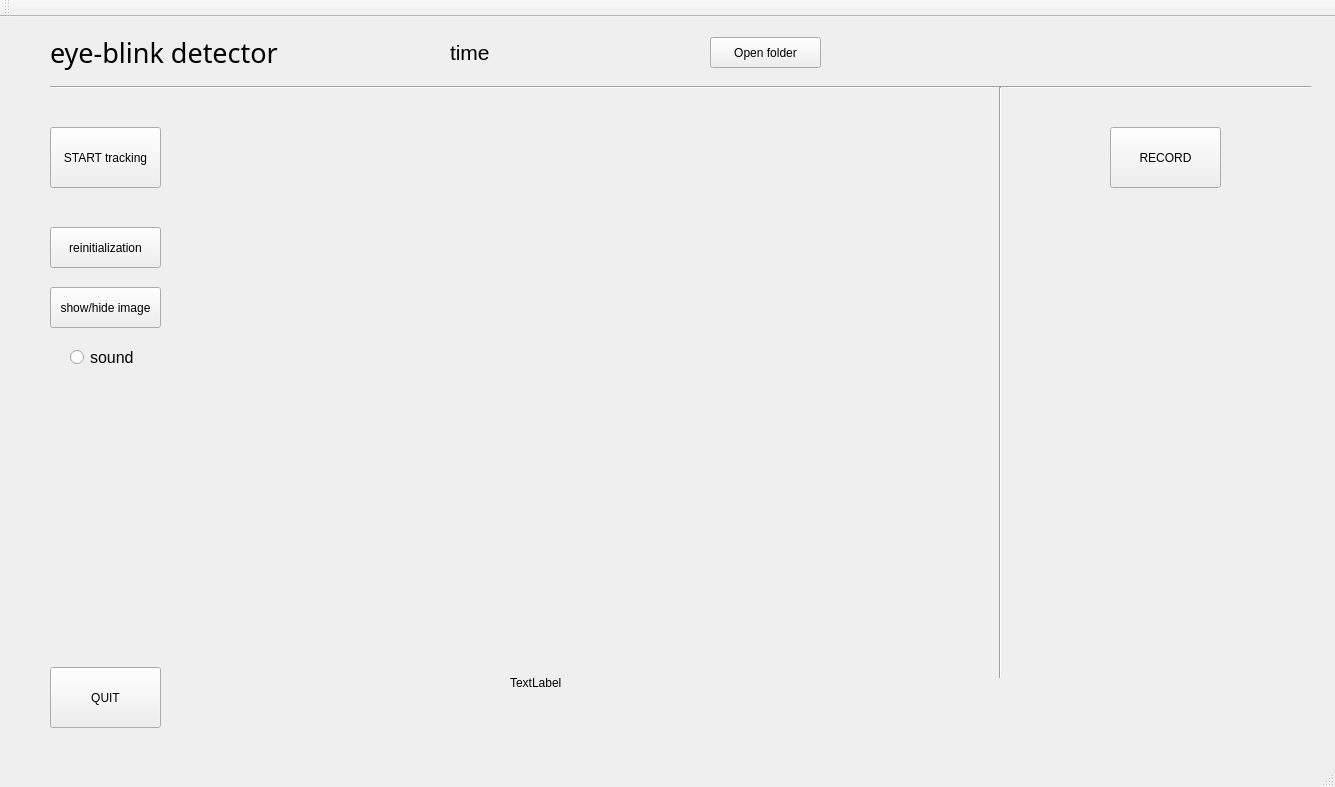
<?xml version="1.0" encoding="UTF-8"?>
<ui version="4.0">
 <class>MainWindow</class>
 <widget class="QMainWindow" name="MainWindow">
  <property name="geometry">
   <rect>
    <x>0</x>
    <y>0</y>
    <width>1335</width>
    <height>787</height>
   </rect>
  </property>
  <property name="windowTitle">
   <string>MainWindow</string>
  </property>
  <widget class="QWidget" name="centralWidget">
   <widget class="QPushButton" name="pushButton">
    <property name="geometry">
     <rect>
      <x>50</x>
      <y>110</y>
      <width>111</width>
      <height>61</height>
     </rect>
    </property>
    <property name="text">
     <string>START tracking</string>
    </property>
   </widget>
   <widget class="QLabel" name="label">
    <property name="geometry">
     <rect>
      <x>450</x>
      <y>20</y>
      <width>101</width>
      <height>31</height>
     </rect>
    </property>
    <property name="font">
     <font>
      <pointsize>16</pointsize>
     </font>
    </property>
    <property name="text">
     <string>time</string>
    </property>
   </widget>
   <widget class="QPushButton" name="pushButton_2">
    <property name="geometry">
     <rect>
      <x>50</x>
      <y>650</y>
      <width>111</width>
      <height>61</height>
     </rect>
    </property>
    <property name="text">
     <string>QUIT</string>
    </property>
   </widget>
   <widget class="CVImageWidget" name="cvWidget" native="true">
    <property name="geometry">
     <rect>
      <x>210</x>
      <y>110</y>
      <width>751</width>
      <height>521</height>
     </rect>
    </property>
   </widget>
   <widget class="QPushButton" name="pushButton_3">
    <property name="geometry">
     <rect>
      <x>50</x>
      <y>270</y>
      <width>111</width>
      <height>41</height>
     </rect>
    </property>
    <property name="text">
     <string>show/hide image</string>
    </property>
   </widget>
   <widget class="QPushButton" name="pushButton_5">
    <property name="geometry">
     <rect>
      <x>50</x>
      <y>210</y>
      <width>111</width>
      <height>41</height>
     </rect>
    </property>
    <property name="text">
     <string>reinitialization</string>
    </property>
   </widget>
   <widget class="QPushButton" name="pushButton_6">
    <property name="geometry">
     <rect>
      <x>1110</x>
      <y>110</y>
      <width>111</width>
      <height>61</height>
     </rect>
    </property>
    <property name="text">
     <string>RECORD</string>
    </property>
   </widget>
   <widget class="QPushButton" name="pushButton_7">
    <property name="geometry">
     <rect>
      <x>710</x>
      <y>20</y>
      <width>111</width>
      <height>31</height>
     </rect>
    </property>
    <property name="text">
     <string>Open folder</string>
    </property>
   </widget>
   <widget class="QRadioButton" name="radioButton">
    <property name="geometry">
     <rect>
      <x>70</x>
      <y>330</y>
      <width>91</width>
      <height>21</height>
     </rect>
    </property>
    <property name="font">
     <font>
      <pointsize>12</pointsize>
     </font>
    </property>
    <property name="text">
     <string>sound</string>
    </property>
   </widget>
   <widget class="QLabel" name="label_3">
    <property name="geometry">
     <rect>
      <x>50</x>
      <y>10</y>
      <width>291</width>
      <height>51</height>
     </rect>
    </property>
    <property name="font">
     <font>
      <family>Arial Rounded MT Bold</family>
      <pointsize>20</pointsize>
     </font>
    </property>
    <property name="text">
     <string>eye-blink detector</string>
    </property>
   </widget>
   <widget class="Line" name="line">
    <property name="geometry">
     <rect>
      <x>50</x>
      <y>60</y>
      <width>1261</width>
      <height>21</height>
     </rect>
    </property>
    <property name="orientation">
     <enum>Qt::Horizontal</enum>
    </property>
   </widget>
   <widget class="Line" name="line_2">
    <property name="geometry">
     <rect>
      <x>990</x>
      <y>70</y>
      <width>20</width>
      <height>591</height>
     </rect>
    </property>
    <property name="orientation">
     <enum>Qt::Vertical</enum>
    </property>
   </widget>
   <widget class="QLabel" name="label_2">
    <property name="geometry">
     <rect>
      <x>850</x>
      <y>20</y>
      <width>461</width>
      <height>31</height>
     </rect>
    </property>
    <property name="font">
     <font>
      <pointsize>12</pointsize>
     </font>
    </property>
    <property name="text">
     <string/>
    </property>
   </widget>
   <widget class="QLabel" name="label_4">
    <property name="geometry">
     <rect>
      <x>510</x>
      <y>640</y>
      <width>191</width>
      <height>51</height>
     </rect>
    </property>
    <property name="text">
     <string>TextLabel</string>
    </property>
   </widget>
  </widget>
  <widget class="QMenuBar" name="menuBar">
   <property name="geometry">
    <rect>
     <x>0</x>
     <y>0</y>
     <width>1335</width>
     <height>21</height>
    </rect>
   </property>
  </widget>
  <widget class="QToolBar" name="mainToolBar">
   <attribute name="toolBarArea">
    <enum>TopToolBarArea</enum>
   </attribute>
   <attribute name="toolBarBreak">
    <bool>false</bool>
   </attribute>
  </widget>
  <widget class="QStatusBar" name="statusBar"/>
 </widget>
 <layoutdefault spacing="6" margin="11"/>
 <customwidgets>
  <customwidget>
   <class>CVImageWidget</class>
   <extends>QWidget</extends>
   <header>cvimagewidget.h</header>
   <container>1</container>
  </customwidget>
 </customwidgets>
 <resources/>
 <connections/>
</ui>
